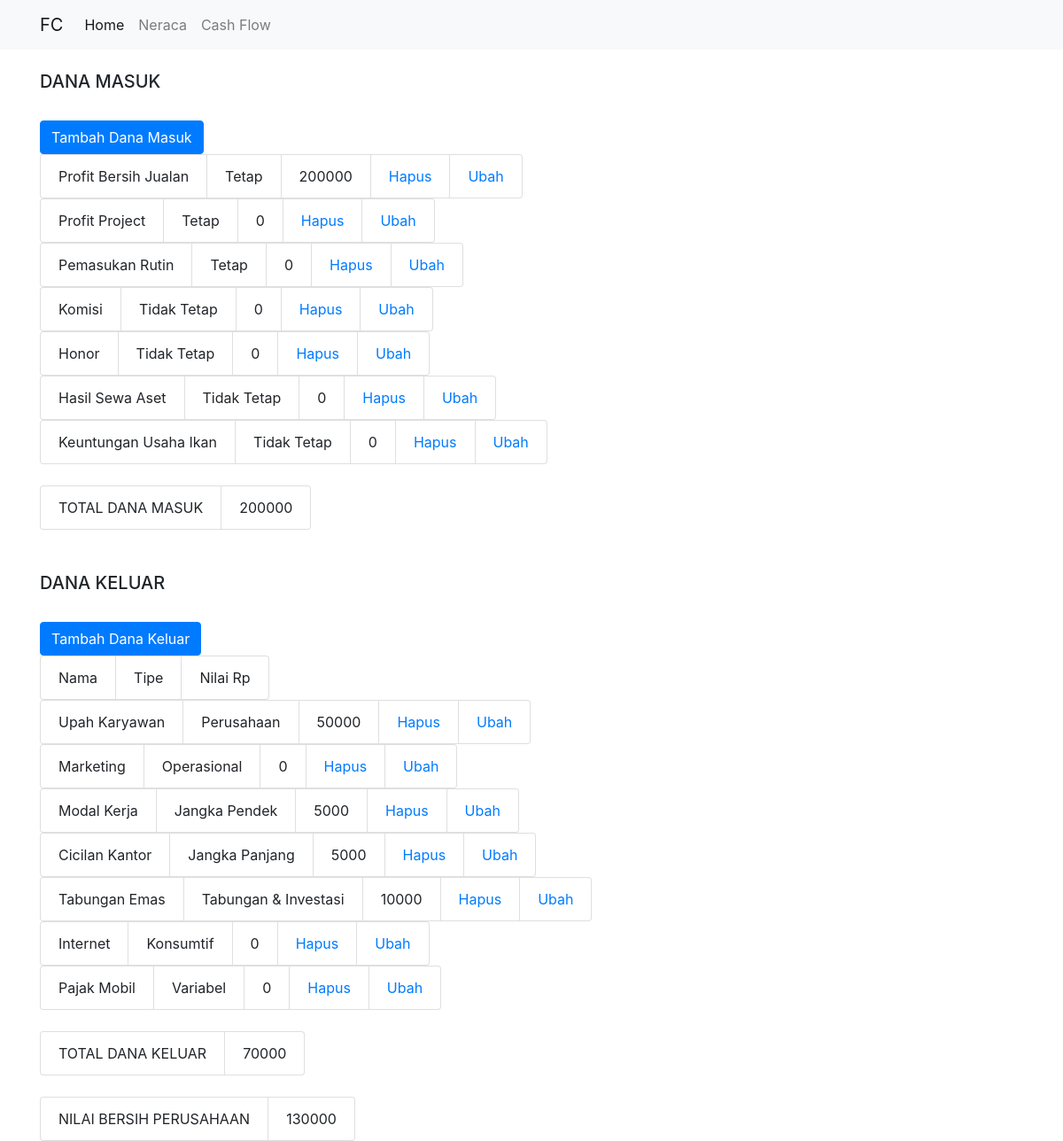
Page /public/cashflow on the committed database.
### tables this page shows
CREATE TABLE IF NOT EXISTS `dansuk` (
  `id` int(11) NOT NULL AUTO_INCREMENT,
  `nama` text NOT NULL,
  `tipe` text NOT NULL,
  `nilai` int(11) NOT NULL,
  PRIMARY KEY (`id`)
);

CREATE TABLE IF NOT EXISTS `dankel` (
  `id` int(11) NOT NULL AUTO_INCREMENT,
  `nama` text NOT NULL,
  `tipe` text NOT NULL,
  `nilai` int(11) NOT NULL,
  PRIMARY KEY (`id`)
);

### app/core/Controller.php (called while the page is built, shortened)
<?php
class Controller {
    public function view($view, $data = [])
    {
        require_once '../app/views/' . $view . '.php';
    }
    public function model($model)
    {
        return new $model;
    }
}

### app/controllers/Cashflow.php (called while the page is built, shortened)
<?php
Class Cashflow Extends Controller {
    public function index()
    {
        $data['judul'] = 'Cash Flow';
        $data['dansuk'] = $this->model('Dansuk_model')->getAllDansuk();
        $data['dankel'] = $this->model('Dankel_model')->getAllDankel();
        $data['sumdansuk'] = array_column($data['dansuk'], 'nilai');
        $data['sumdankel'] = array_column($data['dankel'], 'nilai');
        $this->view('templates/header', $data);
        $this->view('cashflow/index', $data);
        $this->view('templates/footer');
    }
}

### app/core/App.php (called while the page is built, shortened)
<?php
class App {
    protected $method = 'index';
    protected $params = [];
    public function __construct()
    {
        $this->controller = new $this->controller;
        call_user_func_array( [$this->controller, $this->method], $this->params);
    }
}

### public/index.php (called while the page is built, shortened)
<?php
$app = new App;

### app/core/Database.php (called while the page is built, shortened)
<?php
class Database {
    private $host = DB_HOST;
    private $user = DB_USER;
    private $pass = DB_PASS;
    private $db_name = DB_NAME;
    private $dbh;
    private $stmt;
    public function __construct()
    {
        $dsn = 'mysql:host=' . $this->host . ';dbname='. $this->db_name;
        $option = [
            PDO::ATTR_PERSISTENT => true,
            PDO::ATTR_ERRMODE => PDO::ERRMODE_EXCEPTION
        ];
        try {
            $this->dbh = new PDO($dsn, $this->user, $this->pass, $option );
        } catch (PDOexception $e) {
            die($e->getMessage());
        }
    }
    public function query($query)
    {
        $this->stmt = $this->dbh->prepare($query);
    }
    public function execute()
    {
        $this->stmt->execute();
    }
    public function resultSet()
    {
        $this->execute();
        return $this->stmt->fetchAll(PDO::FETCH_ASSOC);
    }
}

### app/models/Dansuk_model.php (called while the page is built, shortened)
<?php
class Dansuk_model {
    private $table = 'dansuk';
    private $db;
    public function __construct()
    {
        $this->db = new Database;
    }
    public function getAllDansuk()
    {
        $this->db->query('SELECT * FROM ' . $this->table);
        return $this->db->resultSet();
    }
}

### app/models/Dankel_model.php (called while the page is built, shortened)
<?php
class Dankel_model {
    private $table = 'dankel';
    private $db;
    public function __construct()
    {
        $this->db = new Database;
    }
    public function getAllDankel()
    {
        $this->db->query('SELECT * FROM ' . $this->table);
        return $this->db->resultSet();
    }
}

### app/views/cashflow/index.php (the view)
<div class="container">
<br>
    <h5>DANA MASUK</h5><br>
    <a class="btn btn-primary" href="<?=BASEURL?>cashflow/tambahdansuk" role="button">Tambah Dana Masuk</a><br>
    <?php foreach( $data['dansuk'] as $danamasuk ) : ?>
        <ul class="list-group list-group-horizontal">
            <li class="list-group-item"><?= $danamasuk['nama']; ?></li>
            <li class="list-group-item"><?= $danamasuk['tipe']; ?></li>
            <li class="list-group-item"><?= $danamasuk['nilai']; ?></li>
            <li class="list-group-item"><a href="<?=BASEURL?>cashflow/hapusdansuk/<?= $danamasuk['id'] ?>" onclick="return confirm('yakin?');">Hapus</a></li>
            <li class="list-group-item"><a href="<?=BASEURL?>cashflow/ubahdansuk/<?= $danamasuk['id'] ?>">Ubah</a></li>
        </ul>
    <?php endforeach; ?>
<br>
    <ul class="list-group list-group-horizontal">
        <li class="list-group-item">TOTAL DANA MASUK</li>
        <li class="list-group-item"><?= array_sum($data['sumdansuk']) ?></li>
    </ul>
</div>
<br>
<div class="container">
<br>
    <h5>DANA KELUAR</h5><br>
    <a class="btn btn-primary" href="<?=BASEURL?>cashflow/tambahdankel" role="button">Tambah Dana Keluar</a><br>
    <ul class="list-group list-group-horizontal">
        <li class="list-group-item">Nama</li>
        <li class="list-group-item">Tipe</li>
        <li class="list-group-item">Nilai Rp</li>
    </ul>
    <?php foreach( $data['dankel'] as $dankel ) : ?>
        <ul class="list-group list-group-horizontal">
            <li class="list-group-item"><?= $dankel['nama']; ?></li>
            <li class="list-group-item"><?= $dankel['tipe']; ?></li>
            <li class="list-group-item"><?= $dankel['nilai']; ?></li>
            <li class="list-group-item"><a href="<?=BASEURL?>cashflow/hapusdankel/<?= $dankel['id'] ?>" onclick="return confirm('yakin?');">Hapus</a></li>
            <li class="list-group-item"><a href="<?=BASEURL?>cashflow/ubahdankel/<?= $dankel['id'] ?>">Ubah</a></li>
        </ul>
    <?php endforeach; ?>
<br>
    <ul class="list-group list-group-horizontal">
        <li class="list-group-item">TOTAL DANA KELUAR</li>
        <li class="list-group-item"><?= array_sum($data['sumdankel']) ?></li>
    </ul>
</div>
<br>
<div class="container">
    <ul class="list-group list-group-horizontal">
        <li class="list-group-item">NILAI BERSIH PERUSAHAAN</li>
        <li class="list-group-item"><?= array_sum($data['sumdansuk']) - array_sum($data['sumdankel']) ?></li>
    </ul>
</div>

### app/views/templates/header.php (shortened to what this page needs)
<!DOCTYPE html>
<html lang="en">
<head>
    <link rel="stylesheet" href="<?= BASEURL;?>css/bootstrap.css">
</head>
<body>
<nav class="navbar navbar-expand-lg navbar-light bg-light">
    <div class="container">
        <a class="navbar-brand" href="<?= BASEURL; ?>">FC</a>
        <div class="collapse navbar-collapse" id="navbarNav">
            <ul class="navbar-nav">
                <li class="nav-item active">
                    <a class="nav-link" href="<?= BASEURL; ?>">Home <span class="sr-only">(current)</span></a>
                </li>
                <li class="nav-item">
                    <a class="nav-link" href="<?= BASEURL; ?>neraca">Neraca</a>
                </li>
                <li class="nav-item">
                    <a class="nav-link" href="<?= BASEURL; ?>cashflow">Cash Flow</a>
                </li>
            </ul>
        </div>
  </div>
</nav>

### app/views/templates/footer.php (shortened to what this page needs)
</body>
</html>

### rows in the picture
dansuk: nama "Profit Bersih Jualan", tipe "Tetap", nilai "200000"
dansuk: nama "Profit Project", tipe "Tetap", nilai "0"
dansuk: nama "Pemasukan Rutin", tipe "Tetap", nilai "0"
dansuk: nama "Komisi", tipe "Tidak Tetap", nilai "0"
dansuk: nama "Honor", tipe "Tidak Tetap", nilai "0"
dansuk: nama "Hasil Sewa Aset", tipe "Tidak Tetap", nilai "0"
dansuk: nama "Keuntungan Usaha Ikan", tipe "Tidak Tetap", nilai "0"
dankel: nama "Upah Karyawan", tipe "Perusahaan", nilai "50000"
dankel: nama "Marketing", tipe "Operasional", nilai "0"
dankel: nama "Modal Kerja", tipe "Jangka Pendek", nilai "5000"
dankel: nama "Cicilan Kantor", tipe "Jangka Panjang", nilai "5000"
dankel: nama "Tabungan Emas", tipe "Tabungan & Investasi", nilai "10000"
dankel: nama "Internet", tipe "Konsumtif", nilai "0"
dankel: nama "Pajak Mobil", tipe "Variabel", nilai "0"

### other values in the picture
array_sum($data['sumdansuk']) "200000"
array_sum($data['sumdankel']) "70000"
array_sum($data['sumdansuk']) - array_sum($data['sumdankel']) "130000"
